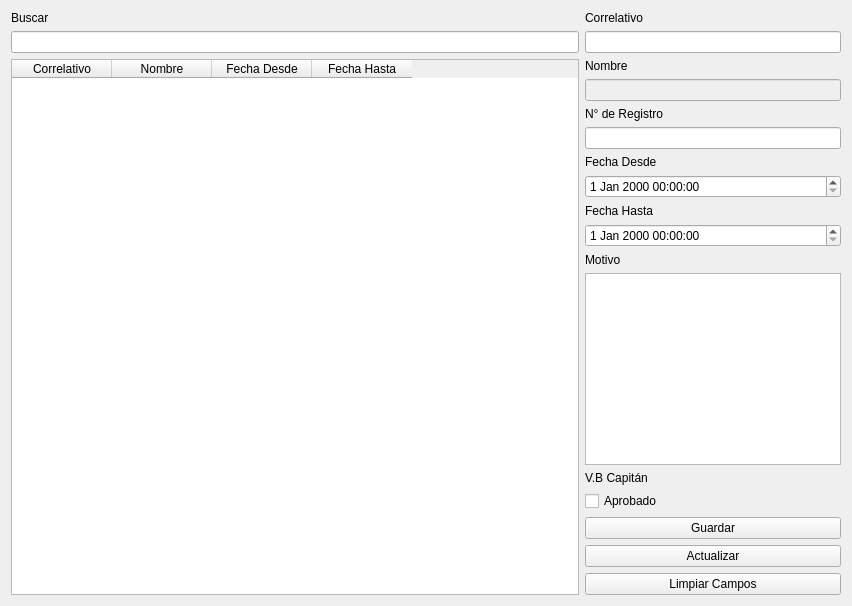
      <widget class="QWidget" name="pageLicencia">
       <layout class="QHBoxLayout" name="horizontalLayout_17">
        <item>
         <layout class="QVBoxLayout" name="layoutSrcLic">
          <item>
           <widget class="QLabel" name="label_38">
            <property name="text">
             <string>Buscar</string>
            </property>
           </widget>
          </item>
          <item>
           <widget class="QLineEdit" name="inpSrcLic"/>
          </item>
          <item>
           <widget class="QTableWidget" name="tblLicencias">
            <property name="minimumSize">
             <size>
              <width>568</width>
              <height>0</height>
             </size>
            </property>
            <property name="editTriggers">
             <set>QAbstractItemView::NoEditTriggers</set>
            </property>
            <property name="selectionMode">
             <enum>QAbstractItemView::SingleSelection</enum>
            </property>
            <property name="selectionBehavior">
             <enum>QAbstractItemView::SelectRows</enum>
            </property>
            <column>
             <property name="text">
              <string>Correlativo</string>
             </property>
            </column>
            <column>
             <property name="text">
              <string>Nombre</string>
             </property>
            </column>
            <column>
             <property name="text">
              <string>Fecha Desde</string>
             </property>
            </column>
            <column>
             <property name="text">
              <string>Fecha Hasta</string>
             </property>
            </column>
           </widget>
          </item>
         </layout>
        </item>
        <item>
         <layout class="QVBoxLayout" name="layoutCRUDLic">
          <item>
           <widget class="QLabel" name="label_39">
            <property name="text">
             <string>Correlativo</string>
            </property>
           </widget>
          </item>
          <item>
           <widget class="QLineEdit" name="inpCorrLic">
            <property name="maxLength">
             <number>5</number>
            </property>
           </widget>
          </item>
          <item>
           <widget class="QLabel" name="label_32">
            <property name="text">
             <string>Nombre</string>
            </property>
           </widget>
          </item>
          <item>
           <widget class="QLineEdit" name="inpNomLic">
            <property name="enabled">
             <bool>false</bool>
            </property>
            <property name="cursor">
             <cursorShape>ForbiddenCursor</cursorShape>
            </property>
            <property name="readOnly">
             <bool>false</bool>
            </property>
           </widget>
          </item>
          <item>
           <widget class="QLabel" name="label_33">
            <property name="text">
             <string>N° de Registro</string>
            </property>
           </widget>
          </item>
          <item>
           <widget class="QLineEdit" name="inpRegLic"/>
          </item>
          <item>
           <widget class="QLabel" name="label_34">
            <property name="text">
             <string>Fecha Desde</string>
            </property>
           </widget>
          </item>
          <item>
           <widget class="QDateTimeEdit" name="dateDesdeLic"/>
          </item>
          <item>
           <widget class="QLabel" name="label_35">
            <property name="text">
             <string>Fecha Hasta</string>
            </property>
           </widget>
          </item>
          <item>
           <widget class="QDateTimeEdit" name="dateHastaLic"/>
          </item>
          <item>
           <widget class="QLabel" name="label_36">
            <property name="text">
             <string>Motivo</string>
            </property>
           </widget>
          </item>
          <item>
           <widget class="QTextEdit" name="txtMotivoLic">
            <property name="html">
             <string>&lt;!DOCTYPE HTML PUBLIC &quot;-//W3C//DTD HTML 4.0//EN&quot; &quot;http://www.w3.org/TR/REC-html40/strict.dtd&quot;&gt;
&lt;html&gt;&lt;head&gt;&lt;meta name=&quot;qrichtext&quot; content=&quot;1&quot; /&gt;&lt;meta charset=&quot;utf-8&quot; /&gt;&lt;style type=&quot;text/css&quot;&gt;
p, li { white-space: pre-wrap; }
hr { height: 1px; border-width: 0; }
li.unchecked::marker { content: &quot;\2610&quot;; }
li.checked::marker { content: &quot;\2612&quot;; }
&lt;/style&gt;&lt;/head&gt;&lt;body style=&quot; font-family:'Roboto Medium'; font-size:9pt; font-weight:400; font-style:normal;&quot;&gt;
&lt;p style=&quot;-qt-paragraph-type:empty; margin-top:0px; margin-bottom:0px; margin-left:0px; margin-right:0px; -qt-block-indent:0; text-indent:0px; font-family:'Inter'; font-size:12px; font-weight:700;&quot;&gt;&lt;br /&gt;&lt;/p&gt;&lt;/body&gt;&lt;/html&gt;</string>
            </property>
           </widget>
          </item>
          <item>
           <widget class="QLabel" name="label_37">
            <property name="text">
             <string>V.B Capitán</string>
            </property>
           </widget>
          </item>
          <item>
           <widget class="QCheckBox" name="cbVBCapitan">
            <property name="text">
             <string>Aprobado</string>
            </property>
           </widget>
          </item>
          <item>
           <widget class="QPushButton" name="btnSaveLic">
            <property name="text">
             <string>Guardar</string>
            </property>
           </widget>
          </item>
          <item>
           <widget class="QPushButton" name="btnUpdateLic">
            <property name="text">
             <string>Actualizar</string>
            </property>
           </widget>
          </item>
          <item>
           <widget class="QPushButton" name="btnClLic">
            <property name="text">
             <string>Limpiar Campos</string>
            </property>
           </widget>
          </item>
         </layout>
        </item>
       </layout>
      </widget>
